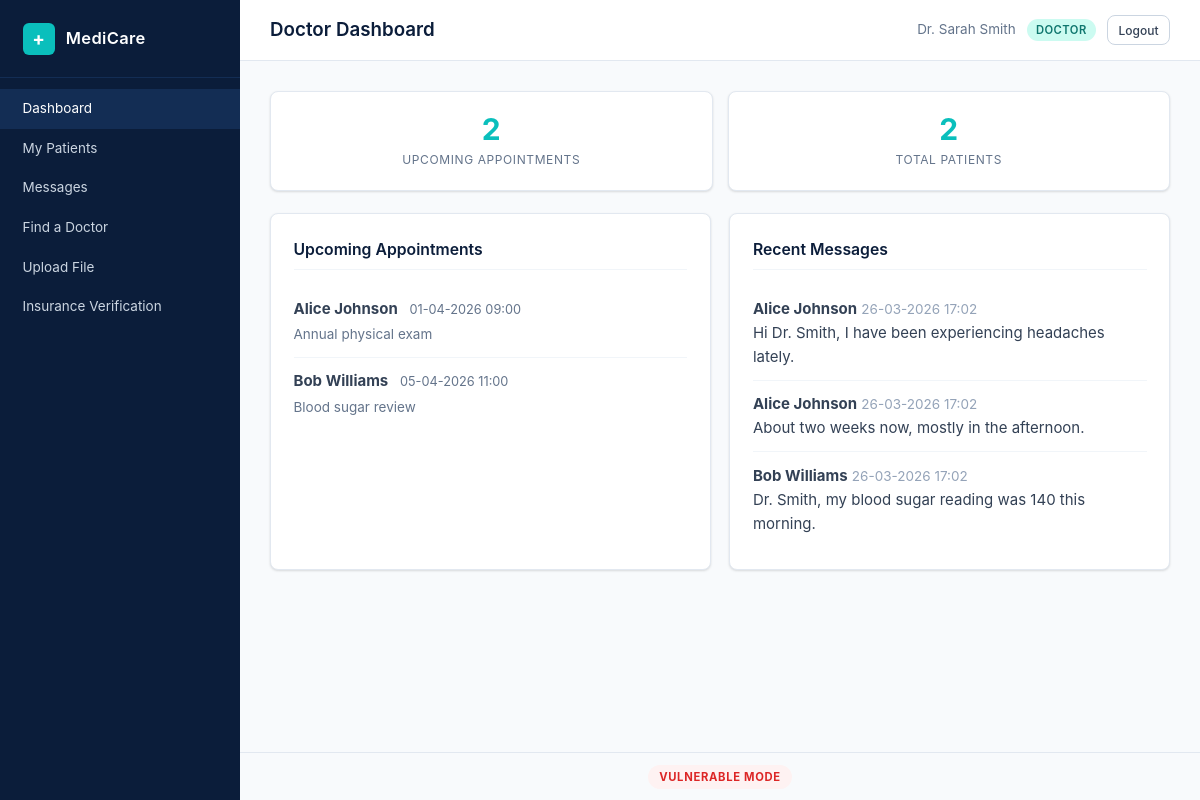
Screenshot of /doctor/dashboard.php (signed in) with the database file from the repository.
### tables this page shows
CREATE TABLE appointments (
    id INT AUTO_INCREMENT PRIMARY KEY,
    patient_id INT NOT NULL,
    doctor_id INT NOT NULL,
    datetime DATETIME NOT NULL,
    status ENUM('scheduled','completed','cancelled') DEFAULT 'scheduled',
    notes TEXT,
    FOREIGN KEY (patient_id) REFERENCES users(id) ON DELETE CASCADE,
    FOREIGN KEY (doctor_id) REFERENCES users(id) ON DELETE CASCADE
);

CREATE TABLE users (
    id INT AUTO_INCREMENT PRIMARY KEY,
    name VARCHAR(100) NOT NULL,
    email VARCHAR(150) NOT NULL UNIQUE,
    password VARCHAR(255) NOT NULL,
    role ENUM('patient','doctor','admin') NOT NULL DEFAULT 'patient',
    created_at TIMESTAMP DEFAULT CURRENT_TIMESTAMP
);

CREATE TABLE messages (
    id INT AUTO_INCREMENT PRIMARY KEY,
    sender_id INT NOT NULL,
    receiver_id INT NOT NULL,
    body TEXT NOT NULL,
    sent_at TIMESTAMP DEFAULT CURRENT_TIMESTAMP,
    FOREIGN KEY (sender_id) REFERENCES users(id) ON DELETE CASCADE,
    FOREIGN KEY (receiver_id) REFERENCES users(id) ON DELETE CASCADE
);

### config.php (called while the page is built, shortened)
<?php
function esc(string $value): string {
    return htmlspecialchars($value, ENT_QUOTES, 'UTF-8');
}
function fmtDate(string $datetime): string {
    return date('d-m-Y H:i', strtotime($datetime));
}

### doctor/dashboard.php (the view, shortened to what this page needs)
<?php
require_once __DIR__ . '/../config.php';
require_once __DIR__ . '/../helpers.php';
$conn = getDB();
$doctorId = currentUserId();
$stmt = $conn->prepare(
    "SELECT a.*, u.name AS patient_name FROM appointments a
     JOIN users u ON a.patient_id = u.id
     WHERE a.doctor_id = ? AND a.status = 'scheduled'
     ORDER BY a.datetime ASC LIMIT 10"
);
$stmt->execute([$doctorId]);
$upcoming = $stmt->fetchAll();
$stmt = $conn->prepare(
    "SELECT m.*, u.name AS sender_name FROM messages m
     JOIN users u ON m.sender_id = u.id
     WHERE m.receiver_id = ? ORDER BY m.sent_at DESC LIMIT 5"
);
$stmt->execute([$doctorId]);
$recentMessages = $stmt->fetchAll();
$patientCount = $conn->prepare(
    "SELECT COUNT(DISTINCT patient_id) FROM appointments WHERE doctor_id = ?"
);
$patientCount->execute([$doctorId]);
$totalPatients = (int)$patientCount->fetchColumn();
?>
<div class="stats-row">
    <div class="stat-card">
        <span class="stat-number"><?= count($upcoming) ?></span>
        <span class="stat-label">Upcoming Appointments</span>
    </div>
    <div class="stat-card">
        <span class="stat-number"><?= $totalPatients ?></span>
        <span class="stat-label">Total Patients</span>
    </div>
</div>
<div class="dashboard-grid">
    <div class="card">
        <h2 class="card-title">Upcoming Appointments</h2>
        <?php foreach ($upcoming as $appt): ?>
            <div class="list-item">
                <strong><?= esc($appt['patient_name']) ?></strong>
                <span class="list-item-date"><?= fmtDate($appt['datetime']) ?></span>
                <p class="list-item-note"><?= esc($appt['notes'] ?? '') ?></p>
            </div>
        <?php endforeach; ?>
    </div>
    <div class="card">
        <h2 class="card-title">Recent Messages</h2>
        <?php foreach ($recentMessages as $msg): ?>
            <div class="list-item">
                <strong><?= esc($msg['sender_name']) ?></strong>
                <span class="text-muted"><?= fmtDate($msg['sent_at']) ?></span>
                <p><?= esc($msg['body']) ?></p>
            </div>
        <?php endforeach; ?>
    </div>
</div>

### assets/style.css (style rules this page uses)
*, *::before, *::after { margin: 0; padding: 0; box-sizing: border-box; }
:root { --navy: #0B1D3A; --navy-light: #132D54; --navy-dark: #071429; --teal: #0ABFBC; --teal-dark: #089E9B; --white: #FFFFFF; --gray-50: #F8FAFC; --gray-100: #F1F5F9; --gray-200: #E2E8F0; --gray-300: #CBD5E1; --gray-400: #94A3B8; --gray-500: #64748B; --gray-700: #334155; --red: #EF4444; --red-bg: #FEF2F2; --green: #22C55E; --green-bg: #F0FDF4; --amber: #F59E0B; --amber-bg: #FFFBEB; --blue: #3B82F6; --radius: 8px; --shadow: 0 1px 3px rgba(0,0,0,0.08), 0 1px 2px rgba(0,0,0,0.06); --shadow-md: 0 4px 6px rgba(0,0,0,0.07), 0 2px 4px rgba(0,0,0,0.06); --sidebar-width: 240px; --font: -apple-system, BlinkMacSystemFont, "Segoe UI", system-ui, sans-serif; }
html { font-size: 15px; }
body { font-family: var(--font); background: var(--gray-50); color: var(--gray-700); line-height: 1.6; min-height: 100vh; }
.card { background: var(--white); border: 1px solid var(--gray-200); border-radius: var(--radius); padding: 1.5rem; margin-bottom: 1.25rem; box-shadow: var(--shadow); }
.card-title { font-size: 1.05rem; font-weight: 600; color: var(--navy); margin-bottom: 1rem; padding-bottom: 0.5rem; border-bottom: 1px solid var(--gray-100); }
.dashboard-grid { display: grid; grid-template-columns: repeat(auto-fit, minmax(340px, 1fr)); gap: 1.25rem; }
.dashboard-grid .card { margin-bottom: 0; }
.stats-row { display: flex; gap: 1rem; margin-bottom: 1.5rem; flex-wrap: wrap; }
.stat-card { background: var(--white); border: 1px solid var(--gray-200); border-radius: var(--radius); padding: 1.25rem 1.5rem; flex: 1; min-width: 140px; text-align: center; box-shadow: var(--shadow); }
.stat-number { display: block; font-size: 2rem; font-weight: 700; color: var(--teal); line-height: 1.2; }
.stat-label { font-size: 0.8rem; color: var(--gray-500); text-transform: uppercase; letter-spacing: 0.05em; }
.list-item { padding: 0.75rem 0; border-bottom: 1px solid var(--gray-100); }
.list-item:last-child { border-bottom: none; }
.list-item-date { font-size: 0.85rem; color: var(--gray-500); margin-left: 0.5rem; }
.list-item-note { font-size: 0.9rem; color: var(--gray-500); margin-top: 0.25rem; }
.text-muted { color: var(--gray-400); font-size: 0.9rem; }

### rows the page displays
appointments: patient.name "Alice Johnson", datetime "01-04-2026 09:00", notes "Annual physical exam"
appointments: patient.name "Bob Williams", datetime "05-04-2026 11:00", notes "Blood sugar review"
messages: sender.name "Alice Johnson", sent_at "26-03-2026 17:02", body "Hi Dr. Smith, I have been experiencing headaches lately."
messages: sender.name "Alice Johnson", sent_at "26-03-2026 17:02", body "About two weeks now, mostly in the afternoon."
messages: sender.name "Bob Williams", sent_at "26-03-2026 17:02", body "Dr. Smith, my blood sugar reading was 140 this morning."

### other values shown
$item['label'] "Dashboard"
$item['label'] "My Patients"
$item['label'] "Messages"
$item['label'] "Find a Doctor"
$item['label'] "Upload File"
$item['label'] "Insurance Verification"
$title "Doctor Dashboard"
$name "Dr. Sarah Smith"
$role "DOCTOR"
count($upcoming) "2"
$totalPatients "2"
$mode "VULNERABLE"
